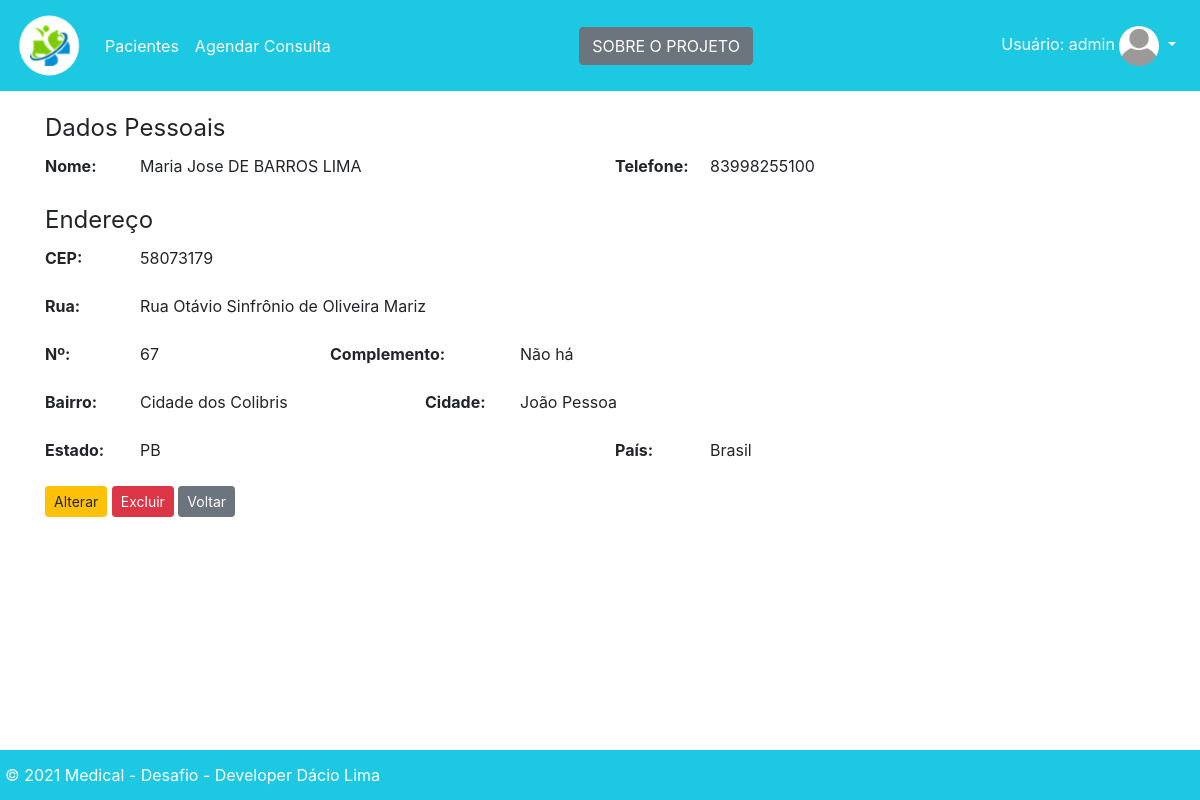
/detail/9 (signed in), run on the app's committed database.
### core/models.py (models this page shows, shortened)
class DoctorUser(AbstractUser):
    bio = models.TextField()
    created_at = models.DateTimeField(auto_now_add=True)
    updated_at = models.DateTimeField(auto_now=True)

class Patient(models.Model):
    name = models.CharField(max_length=50, null=False)
    address = models.CharField(max_length=80, null=False)
    number = models.IntegerField()
    complement = models.CharField(max_length=50, null=False, blank=True)
    neighborhood = models.CharField(
        max_length=50, null=False, blank=False, default="Faltando"
    )
    zip_code = models.IntegerField()
    phone = models.IntegerField()
    city = models.CharField(max_length=50, null=False)
    state = models.CharField(max_length=50, null=False)
    country = models.CharField(max_length=50, null=False)
    created_at = models.DateTimeField(auto_now_add=True)
    updated_at = models.DateTimeField(auto_now=True)
    class Meta:
        verbose_name = "patient"
        verbose_name_plural = "patients"
        ordering = ["-id"]

### core/views.py (the view)
# urls.py: path("detail/<int:id>", patient_detail, name="patient_detail"),
@login_required
def patient_detail(request, id):
    patient = get_object_or_404(Patient, pk=id)
    return render(request, "core/patient_detail.html", {"patient": patient})

### core/templates/core/patient_detail.html (shortened to what this page needs)
{% extends "base.html" %}
{% load bootstrap4 %}
{% block content %}
<div class="container">
<fieldset class="sessao">
<legend  class="w-auto dp">Dados Pessoais </legend>
<div class="form-group">
<div class="row">
  <label class="col-sm-1 fielddetail" for="name">Nome: </label>
  <div class="col-sm-5">
      {{patient.name}}
  </div>
    <label class="col-sm-1 fielddetail" for="name">Telefone: </label>
  <div class="col-sm-3">
        {{patient.phone}}
  </div>
  </div>
</div>
  </fieldset>
<fieldset class="sessao">
<legend  class="w-auto dp">Endereço</legend>
<div class="form-group">
<div class="row">
  <label class="col-sm-1 control-label fielddetail" for="zip_code">CEP: </label>
  <div class="col-md-2">
      {{patient.zip_code}}
  </div>
</div>
</div>
<div class="form-group">
<div class="row">
  <label class="col-sm-1 control-label fielddetail" for="Address">Rua: </label>
      <div class="col-sm-6">
          {{patient.address}}
      </div>
</div>
</div>
    <div class="form-group">
  <div class="row">
    <label class="col-sm-1 control-label fielddetail" for="Number">Nº: </label>
  <div class="col-sm-2">
      {{patient.number}}
  </div>
  <label class="col-sm-2 control-label fielddetail" for="Complement">Complemento: </label>
      <div class="col-sm-5">
          {{patient.complement}}
    </div>
  </div>
  </div>
  <div class="form-group">
  <div class="row">
      <label class="col-sm-1 control-label fielddetail" for="Neighborhood">Bairro:</label>
      <div class="col-sm-3">
          {{patient.neighborhood}}
</div>
<label class="col-sm-1 control-label fielddetail" for="City">Cidade:</label>
      <div class="col-sm-5">
          {{patient.city}}
    </div>
  </div>
</div>
<div class="form-group">
  <div class="row">
      <label class="col-sm-1 control-label fielddetail" for="State">Estado:</label>
      <div class="col-sm-5">
          {{patient.state}}
    </div>
<label class="col-sm-1 control-label fielddetail" for="Country">País:</label>
      <div class="col-sm-3">
          {{patient.country}}
    </div>
  </div>
</div>
</fieldset>
     <a class="btn btn-warning btn-sm" href="{% url 'core:patient_update' patient.id %}">Alterar</a>
    <a class="btn btn-danger btn-sm" data-toggle="modal" data-target="#modalPatient">Excluir</a>
    <a class="btn btn-secondary btn-sm" href="{% url 'core:patients' %}">Voltar</a>
</div>
{% endblock %}

### core/templates/base.html (shortened to what this page needs)
{% load static %}
{% load bootstrap4 %}
<!DOCTYPE html>
<html lang="pt-br">
<head>
    <link href="https://cdnjs.cloudflare.com/ajax/libs/font-awesome/5.9.0/css/all.min.css" rel="stylesheet">
    <link href="{% static 'css/styles.css' %}" rel="stylesheet">
    <link href="{% static 'css/bootstrap-clockpicker.min.css' %}" rel="stylesheet">
      <link rel="stylesheet" href="//code.jquery.com/ui/1.12.1/themes/base/jquery-ui.css">
</head>
<body>
<nav class="navbar navbar-expand-lg navbar-dark  bg-med fixed-top">
    <a class="navbar-brand" href="{% url 'core:index' %}"><img src="{% static 'img/logo.png' %}" alt="Logo" width="65" height="65"></a>
    {% if user.is_authenticated %}
    <ul class="navbar-nav   mr-auto">
        <li class="nav-item active">
            <a class="nav-link" href="{% url 'core:patients' %}">Pacientes <span class="sr-only">(current)</span></a>
        </li>
        <li class="nav-item active">
            <a class="nav-link" href="{% url 'core:appointments' %}">Agendar Consulta <span class="sr-only">(current)</span></a>
        </li>
    </ul>
    <div class="collapse navbar-collapse " id="navbarNavDropdown">
        <ul class="navbar-nav ml-auto ">
            <li class="nav-item">
                <a class="btn btn-secondary" data-toggle="modal" data-target=".resumo-modal-xl">SOBRE O PROJETO</a>
            </li>
        </ul>
        <ul class="navbar-nav ml-auto ">
            <li class="nav-item dropdown">
                <a class="nav-link dropdown-toggle active" href="#" role="button" data-toggle="dropdown" aria-haspopup="true" aria-expanded="false">
                    Usuário: {{ user.username }}
                    <img src="{% static 'img/avatar.png' %}" width="40" height="40" class="rounded-circle">
                </a>
            </li>
        </ul>
        {% endif %}
    </div>
</nav>
{% block content %} {% endblock %}
<footer class="footer bg-med fixed-bottom">
    <ul class="navbar-nav mr-auto mt-2 mt-lg-0">
        <li class="nav-item">
            <p class="nav-link">&copy; 2021 Medical - Desafio - Developer Dácio Lima </p>
        </li>
    </ul>
</footer>
{% bootstrap_css %}
</body>
</html>

### core/static/css/styles.css (style rules this page uses)
body { padding-top:110px; padding-bottom:70px; }
.fielddetail { font-weight: bold; }
.footer { height: 50px; bottom: 0px; left: 0px; right: 0px; margin-bottom: 0px; }
.footer p { margin: 5px 5px 5px 5px; color: #FFFFFF; }

### data on the page
DoctorUser: username "admin"
Patient: name "Maria Jose DE BARROS LIMA", phone "83998255100", zip_code "58073179", address "Rua Otávio Sinfrônio de Oliveira Mariz", number "67", complement "Não há", neighborhood "Cidade dos Colibris", city "João Pessoa", state "PB", country "Brasil"
